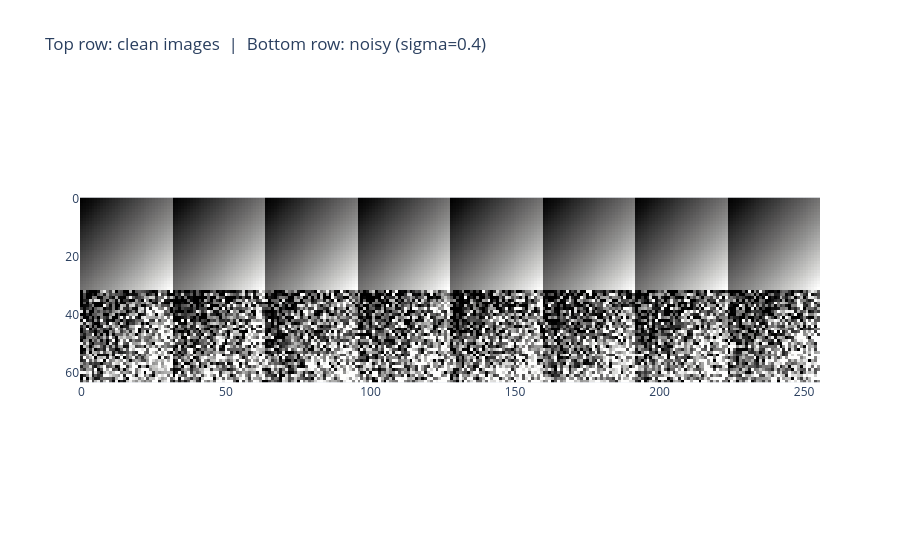

Source (notebook cell):
### Code cell
batch_size = 8
key = jr.PRNGKey(42)

# Structured synthetic image: diagonal gradient, same for every item in the batch
x = jnp.linspace(0, 1, 32)
gradient = (x[None, :] + x[:, None]) / 2  # shape (32, 32), values in [0, 1]
images = jnp.stack([gradient] * batch_size)  # (8, 32, 32)

key, noise_key = jr.split(key)
noise_keys = jr.split(noise_key, batch_size)  # one independent key per image

noisy_images = add_noise_batch_jit(images, noise_keys, 0.4)


def make_image_grid(arrays, n_cols):
    """Tile a list of 2-D arrays into a single image grid."""
    rows = [
        np.concatenate(np.array(arrays[i : i + n_cols]), axis=1)
        for i in range(0, len(arrays), n_cols)
    ]
    return np.concatenate(rows, axis=0)


grid = make_image_grid(
    list(np.array(images)) + list(np.array(noisy_images)),
    n_cols=batch_size,
)

fig = px.imshow(
    grid,
    color_continuous_scale="gray",
    title="Top row: clean images  |  Bottom row: noisy (sigma=0.4)",
    zmin=0.0,
    zmax=1.0,
)
fig.update_layout(coloraxis_showscale=False)
fig.show()

### Figure 1 — Plotly figure (JSON) as saved in the notebook; plotly's stock layout.template omitted (floating-point values rounded to 4 significant figures; data arrays with more than 128 entries replaced by an {"elided": "..."} marker saying what was removed)
{"data": [{"coloraxis": "coloraxis", "hovertemplate": "x: %{x}<br>y: %{y}<br>color: %{z}<extra></extra>", "name": "0", "type": "heatmap", "xaxis": "x", "yaxis": "y", "z": {"elided": "64x256 float values"}}], "layout": {"coloraxis": {"autocolorscale": false, "cmax": 1, "cmin": 0, "colorscale": [[0, "rgb(0, 0, 0)"], [0.09091, "rgb(16, 16, 16)"], [0.1818, "rgb(38, 38, 38)"], [0.2727, "rgb(59, 59, 59)"], [0.3636, "rgb(81, 80, 80)"], [0.4545, "rgb(102, 101, 101)"], [0.5455, "rgb(124, 123, 122)"], [0.6364, "rgb(146, 146, 145)"], [0.7273, "rgb(171, 171, 170)"], [0.8182, "rgb(197, 197, 195)"], [0.9091, "rgb(224, 224, 223)"], [1, "rgb(254, 254, 253)"]], "showscale": false}, "title": {"text": "Top row: clean images  |  Bottom row: noisy (sigma=0.4)"}, "xaxis": {"anchor": "y", "constrain": "domain", "domain": [0, 1], "scaleanchor": "y"}, "yaxis": {"anchor": "x", "autorange": "reversed", "constrain": "domain", "domain": [0, 1]}}}
